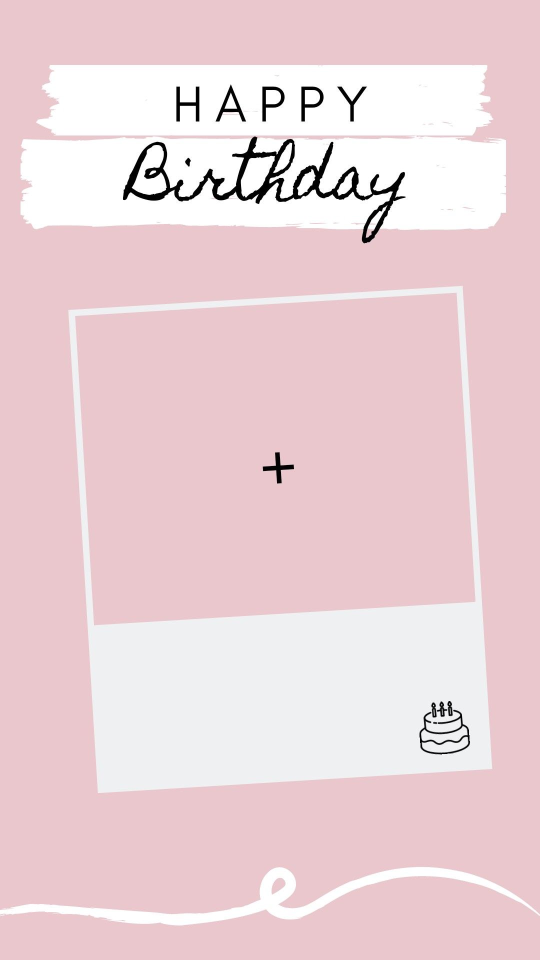
#> input picture template/template.jpg, 1080 x 1920 px (shown at 1/2 size); the run also reads 1 picture not shown here
$ python main.py
#> lines starting #> are read from the running program, lines starting #| are printed output that depends on the picture; pictures that were not available may be replaced by others from this repository, and a replacement may not be noted
from PIL import Image
from PIL import ImageDraw
from PIL import ImageFont

nome = 'Nome do contribuinte'
cargo = 'Cargo'
data_aniversario = '00/00/0000'

template = Image.open('./template/template.jpg')
#> template is the input picture: PIL image 1080x1920 RGB; mean R, G, B 234.5, 210, 214.5
fotoPerfil = Image.open('./pictures/fotoPerfil.jpeg')
png = Image.open('./imagesCreated/ImagemPNG.png')
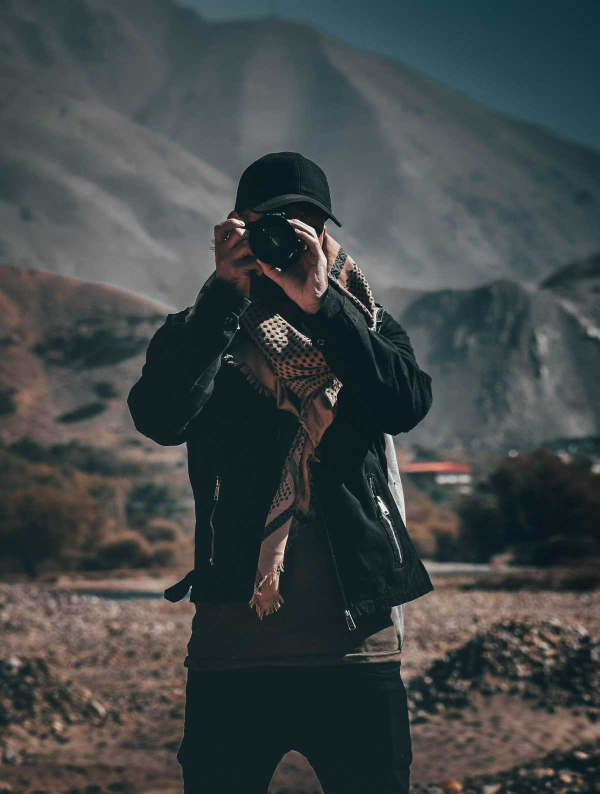
#> input picture pictures/image1.jpg, 1200 x 1588 px, given in place of ImagemPNG.png, which was not available (shown at 1/2 size)
#> png is the input picture: PIL image 1200x1588 RGB; mean R, G, B 65.1, 71.1, 71.8
imagemRotacionada = Image.open('./imagesCreated/imagemRotacionada.png')

Drawtemplate = ImageDraw.Draw(template)
drawPng = ImageDraw.Draw(png)

fontName = ImageFont.truetype('./fonts/BaksoSapi.otf',50)
fontCargo = ImageFont.truetype('./fonts/BaksoSapi.otf',37)

def createPNG():
    newTemplate = Image.new("RGBA", (1080, 1920), (0,0,0,0) )
#> newTemplate: PIL image 1080x1920 RGBA; every value is 0
    return newTemplate.save('./imagesCreated/ImagemPNG.png')

def imageRotated(fotoPerfil, png):
    png.paste(fotoPerfil, box=(250,600))
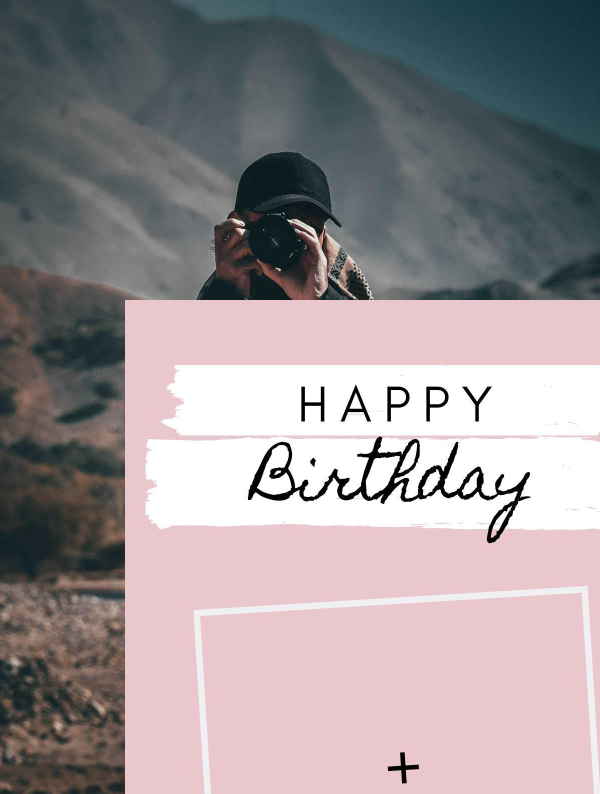
#> png: PIL image 1200x1588 RGB (shown at 1/2 size); mean R, G, B 153.5, 145.4, 148.3
    im_rotated = png.rotate(3)
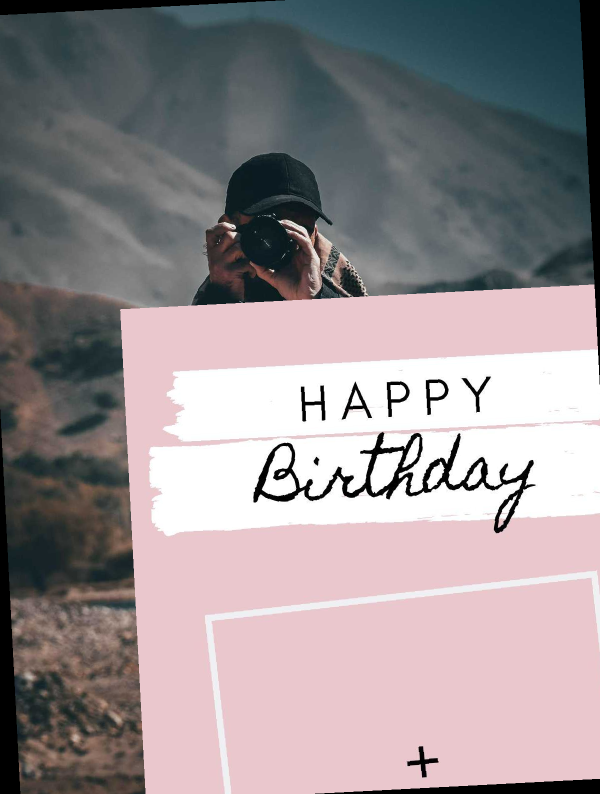
#> im_rotated: PIL image 1200x1588 RGB (shown at 1/2 size); mean R, G, B 150.3, 142.3, 145
    return im_rotated.save('./imagesCreated/imagemRotacionada.png')

def pastPicture(template, fotoPerfil):
    template.paste(fotoPerfil, box=(250,600))
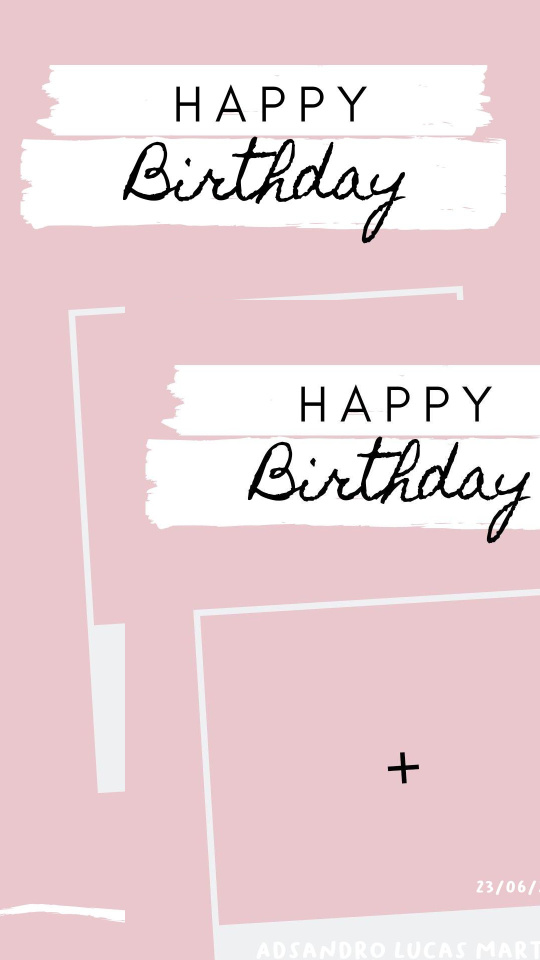
#> template: PIL image 1080x1920 RGB (shown at 1/2 size); mean R, G, B 233.7, 209.9, 214.1
    return template.save('./imagesCreated/fotoColada.jpg')

def createPicture(nome, cargo, data_aniversario, Drawtemplate, fontName, fontCargo):
#> called with nome = 'Nome do contribuinte', cargo = 'Cargo', data_aniversario = '00/00/0000'
    Drawtemplate.text((260,1270), nome, fill='Black', font=fontName)
    Drawtemplate.text((260,1310), cargo, fill='Black', font=fontCargo)
    Drawtemplate.text((700,1150), data_aniversario, fill='Black', font=fontCargo)
    return template.save('./imagesCreated/TextoColado.jpg')
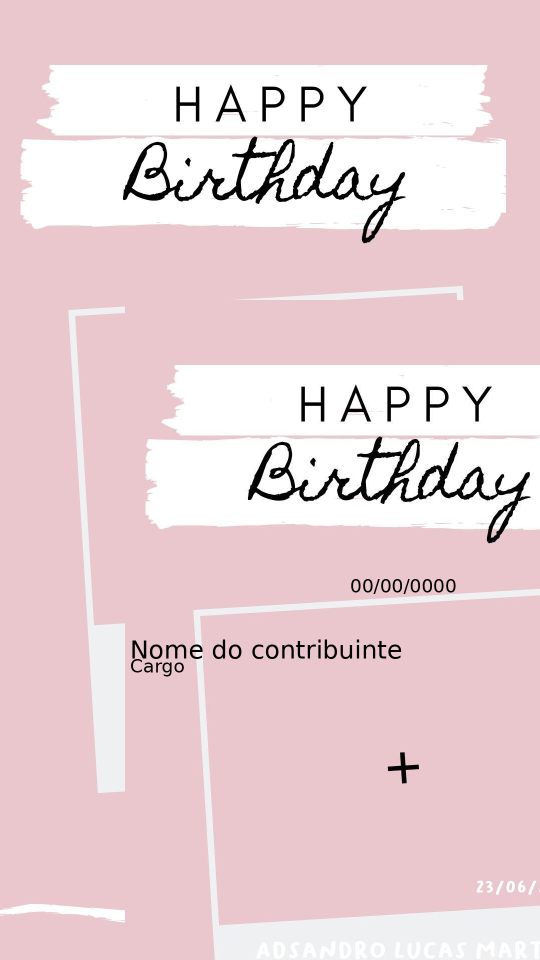
#> saved as TextoColado.jpg: PIL image 1080x1920 RGB (shown at 1/2 size); mean R, G, B 232.8, 209.1, 213.3

createPNG()
imageRotated(fotoPerfil, png)
pastPicture(template, fotoPerfil)
createPicture(nome, cargo, data_aniversario, Drawtemplate, fontName, fontCargo)
